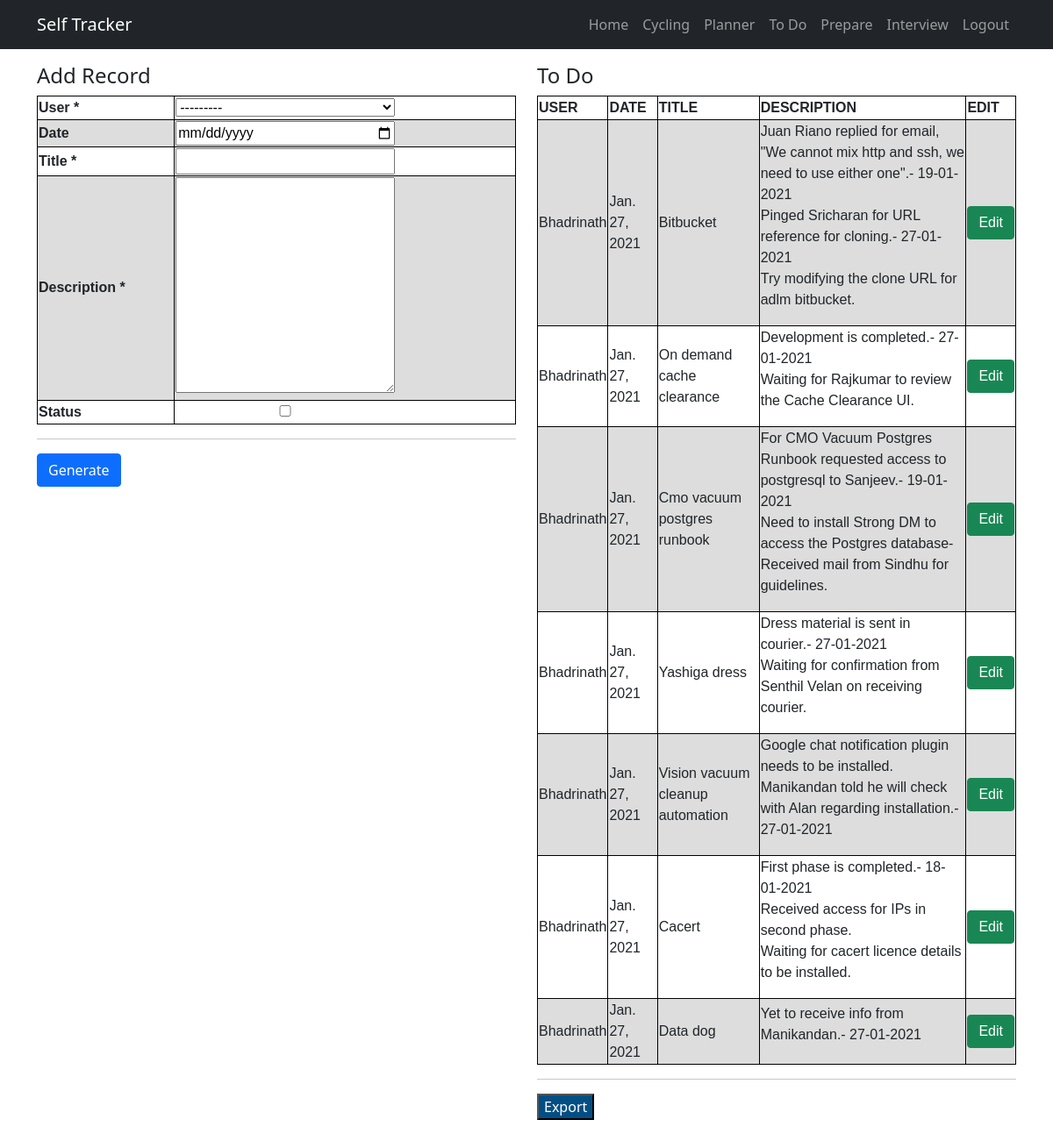
Page /todo (signed in) on the committed database.
### tracker/models.py (models this page shows)
class Reminder(models.Model):
    user=models.ForeignKey(User,on_delete=models.CASCADE)
    date=models.DateField()
    title= models.CharField(max_length=100)
    description = models.TextField()
    status= models.BooleanField(default=False)

### tracker/views.py (the view, shortened to what this page needs)
# urls.py: path('todo',ToDo.as_view(),name='todo'),
class ToDo(View):
    template_name='reminder.html'
    def get(self,request):
        if not request.user.is_authenticated:
            return redirect('/accounts/login')
        form = ReminderForm(None)
        reminder_obj = Reminder.objects.filter(user=request.user).filter(status=False).order_by("date")
        return render(request,self.template_name,{"reminders": reminder_obj,"form": form})

### tracker/forms.py
class ReminderForm(forms.ModelForm):
    date= forms.DateField(
            widget=forms.TextInput(
                attrs={'type': 'date'}
            ), required=False
        )
    def __init__(self, *args, **kwargs):
        super(ReminderForm, self).__init__(*args, **kwargs)
        for visible in self.visible_fields():
            visible.field.widget.attrs['class'] = 'narrow-select'
    class Meta:
        model = Reminder
        fields = '__all__'

### tracker/templates/reminder.html (shortened to what this page needs)
{% extends 'layout.html' %}
{% block content %}
<main class="container mt-3">
    <div class="row">
        <div class="col-md-6">
            <h4>Add Record</h4>
            <div class="list-group">
            	{% if form %}
	            	<form method='POST' action='' enctype='multipart/form-data'>
	                <table>
					{% for field in form %}
					<tr>
					<th>
					{{field.label}} {% if field.field.required %} * {% endif %}
					</th>
					<td>
					{{field}}
					</td>
					</tr>
					{% endfor %}
					</table>
					<hr />
					<button class='btn btn-primary' type="submit" name="NewItem" value="NewItem">Generate</button>
					</form>
					<br/>
            	{% endif %}
            	<br/>
            </div>
        </div>
        <div class="col-md-6">
            <h4>To Do</h4>
            <ul class="list-group">
                {% if reminders %}
                <form method='POST' action='' enctype='multipart/form-data'>
                <div style="overflow-x:auto;">
                	<table>
                	<tr>
                	<th>USER</th>
                	<th>DATE</th>
                	<th>TITLE</th>
                	<th>DESCRIPTION</th>
                	<th>EDIT</th>
                	</tr>
                	{% for reminder in reminders %}
                	<tr>
                    <td>{{reminder.user}}</td>
                    <td>{{reminder.date}}</td>
                    <td>{{reminder.title|lower|capfirst }}</td>
                    <td>{{reminder.description|linebreaks }}</td>
                    <td><button class='btn btn-success' type="submit" name="EditItem" value="{{ reminder.id }}">Edit</button></td>
                    </tr>
                    {% endfor %}
                	</table>
                </div>
                </form>
                <hr />
               	<form method='POST' action="{% url 'tracker:export_todo_xls' %}" enctype='multipart/form-data'>
	            <input type='submit' value='Export' style="background:#034f84;color:white;"/>
	            </form>
                {% endif %}
            </ul>
            <br />
        </div>
    </div>
</main>
{% endblock %}

### rows in the picture
Reminder: user "Bhadrinath", date "Jan. 27, 2021", title "Bitbucket", description "Juan Riano replied for email, \"We cannot mix http and ssh, we need to use either one\".- 19-01-2021 Pinged Sricharan for URL reference for cloning.- 27-01-2021 Try modifying the clone URL for adlm bitbucket.", {{ reminder.id }} 11 (drawn)
Reminder: user "Bhadrinath", date "Jan. 27, 2021", title "On demand cache clearance", description "Development is completed.- 27-01-2021 Waiting for Rajkumar to review the Cache Clearance UI.", {{ reminder.id }} 12 (drawn)
Reminder: user "Bhadrinath", date "Jan. 27, 2021", title "Cmo vacuum postgres runbook", description "For CMO Vacuum Postgres Runbook requested access to postgresql to Sanjeev.- 19-01-2021 Need to install Strong DM to access the Postgres database- Received mail from Sindhu for guidelines.", {{ reminder.id }} 13 (drawn)
Reminder: user "Bhadrinath", date "Jan. 27, 2021", title "Yashiga dress", description "Dress material is sent in courier.- 27-01-2021 Waiting for confirmation from Senthil Velan on receiving courier.", {{ reminder.id }} 14 (drawn)
Reminder: user "Bhadrinath", date "Jan. 27, 2021", title "Vision vacuum cleanup automation", description "Google chat notification plugin needs to be installed. Manikandan told he will check with Alan regarding installation.- 27-01-2021", {{ reminder.id }} 15 (drawn)
Reminder: user "Bhadrinath", date "Jan. 27, 2021", title "Cacert", description "First phase is completed.- 18-01-2021 Received access for IPs in second phase. Waiting for cacert licence details to be installed.", {{ reminder.id }} 16 (drawn)
Reminder: user "Bhadrinath", date "Jan. 27, 2021", title "Data dog", description "Yet to receive info from Manikandan.- 27-01-2021", {{ reminder.id }} 17 (drawn)

### other values in the picture
{{ field.label }} "User" "Date" "Title" "Description" "Status"
